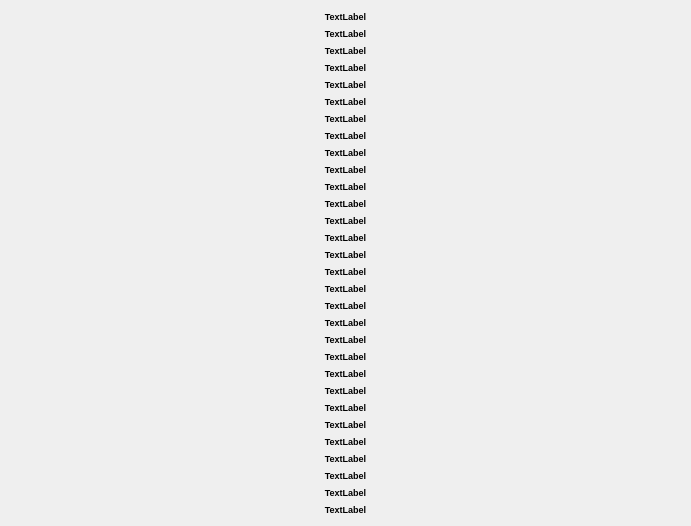
   <widget class="QWidget" name="questions" native="true">
    <property name="geometry">
     <rect>
      <x>20</x>
      <y>50</y>
      <width>691</width>
      <height>514</height>
     </rect>
    </property>
    <layout class="QVBoxLayout" name="questionGrid">
     <item>
      <widget class="QLabel" name="Q_1">
       <property name="maximumSize">
        <size>
         <width>16777215</width>
         <height>500</height>
        </size>
       </property>
       <property name="font">
        <font>
         <pointsize>7</pointsize>
         <weight>75</weight>
         <bold>true</bold>
        </font>
       </property>
       <property name="frameShadow">
        <enum>QFrame::Plain</enum>
       </property>
       <property name="text">
        <string>TextLabel</string>
       </property>
       <property name="alignment">
        <set>Qt::AlignCenter</set>
       </property>
      </widget>
     </item>
     <item>
      <widget class="QLabel" name="Q_2">
       <property name="maximumSize">
        <size>
         <width>16777215</width>
         <height>500</height>
        </size>
       </property>
       <property name="font">
        <font>
         <pointsize>7</pointsize>
         <weight>75</weight>
         <bold>true</bold>
        </font>
       </property>
       <property name="text">
        <string>TextLabel</string>
       </property>
       <property name="alignment">
        <set>Qt::AlignCenter</set>
       </property>
      </widget>
     </item>
     <item>
      <widget class="QLabel" name="Q_3">
       <property name="maximumSize">
        <size>
         <width>16777215</width>
         <height>500</height>
        </size>
       </property>
       <property name="font">
        <font>
         <pointsize>7</pointsize>
         <weight>75</weight>
         <bold>true</bold>
        </font>
       </property>
       <property name="text">
        <string>TextLabel</string>
       </property>
       <property name="alignment">
        <set>Qt::AlignCenter</set>
       </property>
      </widget>
     </item>
     <item>
      <widget class="QLabel" name="Q_4">
       <property name="maximumSize">
        <size>
         <width>16777215</width>
         <height>500</height>
        </size>
       </property>
       <property name="font">
        <font>
         <pointsize>7</pointsize>
         <weight>75</weight>
         <bold>true</bold>
        </font>
       </property>
       <property name="text">
        <string>TextLabel</string>
       </property>
       <property name="alignment">
        <set>Qt::AlignCenter</set>
       </property>
      </widget>
     </item>
     <item>
      <widget class="QLabel" name="Q_5">
       <property name="maximumSize">
        <size>
         <width>16777215</width>
         <height>500</height>
        </size>
       </property>
       <property name="font">
        <font>
         <pointsize>7</pointsize>
         <weight>75</weight>
         <bold>true</bold>
        </font>
       </property>
       <property name="text">
        <string>TextLabel</string>
       </property>
       <property name="alignment">
        <set>Qt::AlignCenter</set>
       </property>
      </widget>
     </item>
     <item>
      <widget class="QLabel" name="Q_6">
       <property name="maximumSize">
        <size>
         <width>16777215</width>
         <height>500</height>
        </size>
       </property>
       <property name="font">
        <font>
         <pointsize>7</pointsize>
         <weight>75</weight>
         <bold>true</bold>
        </font>
       </property>
       <property name="text">
        <string>TextLabel</string>
       </property>
       <property name="alignment">
        <set>Qt::AlignCenter</set>
       </property>
      </widget>
     </item>
     <item>
      <widget class="QLabel" name="Q_7">
       <property name="maximumSize">
        <size>
         <width>16777215</width>
         <height>500</height>
        </size>
       </property>
       <property name="font">
        <font>
         <pointsize>7</pointsize>
         <weight>75</weight>
         <bold>true</bold>
        </font>
       </property>
       <property name="text">
        <string>TextLabel</string>
       </property>
       <property name="alignment">
        <set>Qt::AlignCenter</set>
       </property>
      </widget>
     </item>
     <item>
      <widget class="QLabel" name="Q_8">
       <property name="maximumSize">
        <size>
         <width>16777215</width>
         <height>500</height>
        </size>
       </property>
       <property name="font">
        <font>
         <pointsize>7</pointsize>
         <weight>75</weight>
         <bold>true</bold>
        </font>
       </property>
       <property name="text">
        <string>TextLabel</string>
       </property>
       <property name="alignment">
        <set>Qt::AlignCenter</set>
       </property>
      </widget>
     </item>
     <item>
      <widget class="QLabel" name="Q_9">
       <property name="maximumSize">
        <size>
         <width>16777215</width>
         <height>500</height>
        </size>
       </property>
       <property name="font">
        <font>
         <pointsize>7</pointsize>
         <weight>75</weight>
         <bold>true</bold>
        </font>
       </property>
       <property name="text">
        <string>TextLabel</string>
       </property>
       <property name="alignment">
        <set>Qt::AlignCenter</set>
       </property>
      </widget>
     </item>
     <item>
      <widget class="QLabel" name="Q_10">
       <property name="maximumSize">
        <size>
         <width>16777215</width>
         <height>500</height>
        </size>
       </property>
       <property name="font">
        <font>
         <pointsize>7</pointsize>
         <weight>75</weight>
         <bold>true</bold>
        </font>
       </property>
       <property name="text">
        <string>TextLabel</string>
       </property>
       <property name="alignment">
        <set>Qt::AlignCenter</set>
       </property>
      </widget>
     </item>
     <item>
      <widget class="QLabel" name="Q_11">
       <property name="maximumSize">
        <size>
         <width>16777215</width>
         <height>500</height>
        </size>
       </property>
       <property name="font">
        <font>
         <pointsize>7</pointsize>
         <weight>75</weight>
         <bold>true</bold>
        </font>
       </property>
       <property name="text">
        <string>TextLabel</string>
       </property>
       <property name="alignment">
        <set>Qt::AlignCenter</set>
       </property>
      </widget>
     </item>
     <item>
      <widget class="QLabel" name="Q_12">
       <property name="maximumSize">
        <size>
         <width>16777215</width>
         <height>500</height>
        </size>
       </property>
       <property name="font">
        <font>
         <pointsize>7</pointsize>
         <weight>75</weight>
         <bold>true</bold>
        </font>
       </property>
       <property name="text">
        <string>TextLabel</string>
       </property>
       <property name="alignment">
        <set>Qt::AlignCenter</set>
       </property>
      </widget>
     </item>
     <item>
      <widget class="QLabel" name="Q_13">
       <property name="maximumSize">
        <size>
         <width>16777215</width>
         <height>500</height>
        </size>
       </property>
       <property name="font">
        <font>
         <pointsize>7</pointsize>
         <weight>75</weight>
         <bold>true</bold>
        </font>
       </property>
       <property name="text">
        <string>TextLabel</string>
       </property>
       <property name="alignment">
        <set>Qt::AlignCenter</set>
       </property>
      </widget>
     </item>
     <item>
      <widget class="QLabel" name="Q_14">
       <property name="maximumSize">
        <size>
         <width>16777215</width>
         <height>500</height>
        </size>
       </property>
       <property name="font">
        <font>
         <pointsize>7</pointsize>
         <weight>75</weight>
         <bold>true</bold>
        </font>
       </property>
       <property name="text">
        <string>TextLabel</string>
       </property>
       <property name="alignment">
        <set>Qt::AlignCenter</set>
       </property>
      </widget>
     </item>
     <item>
      <widget class="QLabel" name="Q_15">
       <property name="maximumSize">
        <size>
         <width>16777215</width>
         <height>500</height>
        </size>
       </property>
       <property name="font">
        <font>
         <pointsize>7</pointsize>
         <weight>75</weight>
         <bold>true</bold>
        </font>
       </property>
       <property name="text">
        <string>TextLabel</string>
       </property>
       <property name="alignment">
        <set>Qt::AlignCenter</set>
       </property>
      </widget>
     </item>
     <item>
      <widget class="QLabel" name="Q_16">
       <property name="maximumSize">
        <size>
         <width>16777215</width>
         <height>500</height>
        </size>
       </property>
       <property name="font">
        <font>
         <pointsize>7</pointsize>
         <weight>75</weight>
         <bold>true</bold>
        </font>
       </property>
       <property name="text">
        <string>TextLabel</string>
       </property>
       <property name="alignment">
        <set>Qt::AlignCenter</set>
       </property>
      </widget>
     </item>
     <item>
      <widget class="QLabel" name="Q_17">
       <property name="maximumSize">
        <size>
         <width>16777215</width>
         <height>500</height>
        </size>
       </property>
       <property name="font">
        <font>
         <pointsize>7</pointsize>
         <weight>75</weight>
         <bold>true</bold>
        </font>
       </property>
       <property name="text">
        <string>TextLabel</string>
       </property>
       <property name="alignment">
        <set>Qt::AlignCenter</set>
       </property>
      </widget>
     </item>
     <item>
      <widget class="QLabel" name="Q_18">
       <property name="maximumSize">
        <size>
         <width>16777215</width>
         <height>500</height>
        </size>
       </property>
       <property name="font">
        <font>
         <pointsize>7</pointsize>
         <weight>75</weight>
         <bold>true</bold>
        </font>
       </property>
       <property name="text">
        <string>TextLabel</string>
       </property>
       <property name="alignment">
        <set>Qt::AlignCenter</set>
       </property>
      </widget>
     </item>
     <item>
      <widget class="QLabel" name="Q_19">
       <property name="maximumSize">
        <size>
         <width>16777215</width>
         <height>500</height>
        </size>
       </property>
       <property name="font">
        <font>
         <pointsize>7</pointsize>
         <weight>75</weight>
         <bold>true</bold>
        </font>
       </property>
       <property name="text">
        <string>TextLabel</string>
       </property>
       <property name="alignment">
        <set>Qt::AlignCenter</set>
       </property>
      </widget>
     </item>
     <item>
      <widget class="QLabel" name="Q_20">
       <property name="maximumSize">
        <size>
         <width>16777215</width>
         <height>500</height>
        </size>
       </property>
       <property name="font">
        <font>
         <pointsize>7</pointsize>
         <weight>75</weight>
         <bold>true</bold>
        </font>
       </property>
       <property name="text">
        <string>TextLabel</string>
       </property>
       <property name="alignment">
        <set>Qt::AlignCenter</set>
       </property>
      </widget>
     </item>
     <item>
      <widget class="QLabel" name="Q_21">
       <property name="maximumSize">
        <size>
         <width>16777215</width>
         <height>500</height>
        </size>
       </property>
       <property name="font">
        <font>
         <pointsize>7</pointsize>
         <weight>75</weight>
         <bold>true</bold>
        </font>
       </property>
       <property name="text">
        <string>TextLabel</string>
       </property>
       <property name="alignment">
        <set>Qt::AlignCenter</set>
       </property>
      </widget>
     </item>
     <item>
      <widget class="QLabel" name="Q_22">
       <property name="maximumSize">
        <size>
         <width>16777215</width>
         <height>500</height>
        </size>
       </property>
       <property name="font">
        <font>
         <pointsize>7</pointsize>
         <weight>75</weight>
         <bold>true</bold>
        </font>
       </property>
       <property name="text">
        <string>TextLabel</string>
       </property>
       <property name="alignment">
        <set>Qt::AlignCenter</set>
       </property>
      </widget>
     </item>
     <item>
      <widget class="QLabel" name="Q_23">
       <property name="maximumSize">
        <size>
         <width>16777215</width>
         <height>500</height>
        </size>
       </property>
       <property name="font">
        <font>
         <pointsize>7</pointsize>
         <weight>75</weight>
         <bold>true</bold>
        </font>
       </property>
       <property name="text">
        <string>TextLabel</string>
       </property>
       <property name="alignment">
        <set>Qt::AlignCenter</set>
       </property>
      </widget>
     </item>
     <item>
      <widget class="QLabel" name="Q_24">
       <property name="maximumSize">
        <size>
         <width>16777215</width>
         <height>500</height>
        </size>
       </property>
       <property name="font">
        <font>
         <pointsize>7</pointsize>
         <weight>75</weight>
         <bold>true</bold>
        </font>
       </property>
       <property name="text">
        <string>TextLabel</string>
       </property>
       <property name="alignment">
        <set>Qt::AlignCenter</set>
       </property>
      </widget>
     </item>
     <item>
      <widget class="QLabel" name="Q_25">
       <property name="maximumSize">
        <size>
         <width>16777215</width>
         <height>500</height>
        </size>
       </property>
       <property name="font">
        <font>
         <pointsize>7</pointsize>
         <weight>75</weight>
         <bold>true</bold>
        </font>
       </property>
       <property name="text">
        <string>TextLabel</string>
       </property>
       <property name="alignment">
        <set>Qt::AlignCenter</set>
       </property>
      </widget>
     </item>
     <item>
      <widget class="QLabel" name="Q_26">
       <property name="maximumSize">
        <size>
         <width>16777215</width>
         <height>500</height>
        </size>
       </property>
       <property name="font">
        <font>
         <pointsize>7</pointsize>
         <weight>75</weight>
         <bold>true</bold>
        </font>
       </property>
       <property name="text">
        <string>TextLabel</string>
       </property>
       <property name="alignment">
        <set>Qt::AlignCenter</set>
       </property>
      </widget>
     </item>
     <item>
      <widget class="QLabel" name="Q_27">
       <property name="maximumSize">
        <size>
         <width>16777215</width>
         <height>500</height>
        </size>
       </property>
       <property name="font">
        <font>
         <pointsize>7</pointsize>
         <weight>75</weight>
         <bold>true</bold>
        </font>
       </property>
       <property name="text">
        <string>TextLabel</string>
       </property>
       <property name="alignment">
        <set>Qt::AlignCenter</set>
       </property>
      </widget>
     </item>
     <item>
      <widget class="QLabel" name="Q_28">
       <property name="maximumSize">
        <size>
         <width>16777215</width>
         <height>500</height>
        </size>
       </property>
       <property name="font">
        <font>
         <pointsize>7</pointsize>
         <weight>75</weight>
         <bold>true</bold>
        </font>
       </property>
       <property name="text">
        <string>TextLabel</string>
       </property>
       <property name="alignment">
        <set>Qt::AlignCenter</set>
       </property>
      </widget>
     </item>
     <item>
      <widget class="QLabel" name="Q_29">
       <property name="maximumSize">
        <size>
         <width>16777215</width>
         <height>500</height>
        </size>
       </property>
       <property name="font">
        <font>
         <pointsize>7</pointsize>
         <weight>75</weight>
         <bold>true</bold>
        </font>
       </property>
       <property name="text">
        <string>TextLabel</string>
       </property>
       <property name="alignment">
        <set>Qt::AlignCenter</set>
       </property>
      </widget>
     </item>
     <item>
      <widget class="QLabel" name="Q_30">
       <property name="maximumSize">
        <size>
         <width>16777215</width>
         <height>500</height>
        </size>
       </property>
       <property name="font">
        <font>
         <pointsize>7</pointsize>
         <weight>75</weight>
         <bold>true</bold>
        </font>
       </property>
       <property name="text">
        <string>TextLabel</string>
       </property>
       <property name="alignment">
        <set>Qt::AlignCenter</set>
       </property>
      </widget>
     </item>
    </layout>
   </widget>
